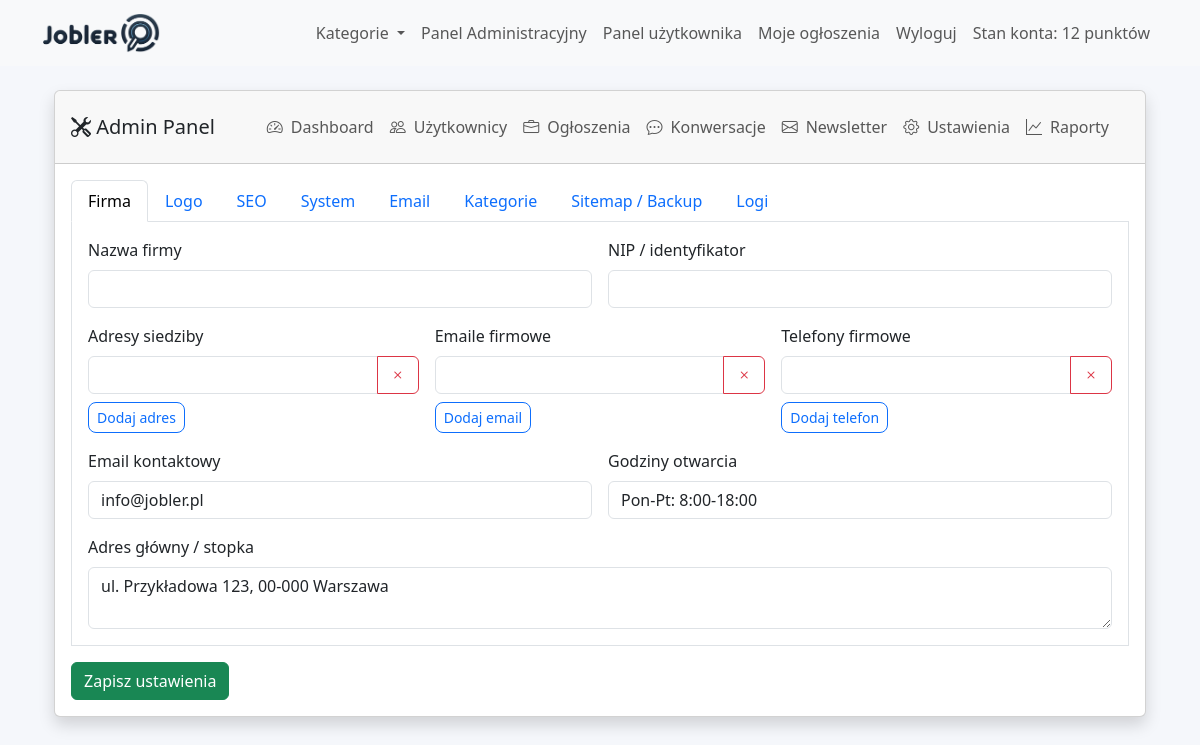
Page /views/admin/site_settings.php (signed in) on the committed database.
### tables this page shows
CREATE TABLE `site_settings` (
  `id` int(11) NOT NULL,
  `title` varchar(255) NOT NULL,
  `logo` varchar(255) NOT NULL,
  `categories` text DEFAULT NULL,
  `meta_description` text DEFAULT NULL,
  `meta_keywords` text DEFAULT NULL,
  `max_ads` int(11) DEFAULT 10,
  `promotion_fee` decimal(10,2) DEFAULT 10.00,
  `facebook_url` varchar(255) DEFAULT NULL,
  `twitter_url` varchar(255) DEFAULT NULL,
  `instagram_url` varchar(255) DEFAULT NULL,
  `linkedin_url` varchar(255) DEFAULT NULL,
  `contact_email` varchar(255) DEFAULT NULL,
  `contact_phone` varchar(50) DEFAULT NULL,
  `contact_address` text DEFAULT NULL,
  `business_hours` varchar(255) DEFAULT NULL,
  `created_at` timestamp NOT NULL DEFAULT current_timestamp(),
  `updated_at` timestamp NOT NULL DEFAULT current_timestamp() ON UPDATE current_timestamp(),
  `allow_registration` tinyint(1) NOT NULL DEFAULT 0,
  `smtp_server` varchar(255) DEFAULT NULL,
  `smtp_port` int(11) DEFAULT NULL,
  `smtp_username` varchar(255) DEFAULT NULL,
  `smtp_password` varchar(255) DEFAULT NULL,
  `default_language` varchar(10) NOT NULL DEFAULT 'pl',
  `layout_variant` varchar(50) NOT NULL DEFAULT 'classic',
  `company_name` varchar(255) DEFAULT NULL,
  `company_tax_id` varchar(50) DEFAULT NULL,
  `company_addresses` text DEFAULT NULL,
  `company_emails` text DEFAULT NULL,
  `company_phones` text DEFAULT NULL,
  `favicon` varchar(255) DEFAULT NULL,
  `meta_title` varchar(255) DEFAULT NULL,
  `maintenance_mode` tinyint(1) NOT NULL DEFAULT 0,
  `maintenance_message` text DEFAULT NULL,
  `email_templates` mediumtext DEFAULT NULL,
  `sitemap_enabled` tinyint(1) NOT NULL DEFAULT 1,
  `sitemap_last_generated` datetime DEFAULT NULL,
  `last_system_backup` varchar(255) DEFAULT NULL,
  `last_database_backup` varchar(255) DEFAULT NULL
);

### models/SiteSettings.php (called while the page is built, shortened)
<?php
class SiteSettings {
    private $pdo;
    public function __construct($pdo = null) {
        $this->pdo = $pdo ?: Database::getConnection();
    }
    private function ensureSettingsColumns() {
        $stmt = $this->pdo->query("SHOW COLUMNS FROM site_settings");
        $existingColumns = $stmt ? $stmt->fetchAll(PDO::FETCH_COLUMN) : [];
    }
    public function getSettings() {
        $this->ensureSettingsColumns();
        $query = $this->pdo->query("SELECT * FROM site_settings LIMIT 1");
        $result = $query->fetch(PDO::FETCH_ASSOC);
        return $result;
    }
}
?>

### views/admin/site_settings.php (the view, shortened to what this page needs)
<?php
include_once('../../models/SiteSettings.php');
$pdo = Database::getConnection();
$settingsModel = new SiteSettings($pdo);
function safeEcho($value, $default = '') {
    return htmlspecialchars((string)($value ?? $default), ENT_QUOTES, 'UTF-8');
}
function decodeListSetting($value) {
    $decoded = json_decode((string)$value, true);
    return is_array($decoded) ? array_values(array_filter(array_map('trim', $decoded))) : [];
}
$currentSettings = $settingsModel->getSettings();
$companyAddresses = decodeListSetting($currentSettings['company_addresses'] ?? '[]');
$companyEmails = decodeListSetting($currentSettings['company_emails'] ?? '[]');
$companyPhones = decodeListSetting($currentSettings['company_phones'] ?? '[]');
?>
<?php include '../partials/header.php'; ?>
<div class="container-fluid">
    <div class="row">
        <div class="col-md-12 col-lg-12 main-content">
            <div class="card shadow">
                <div class="card-header d-flex justify-content-between align-items-center">
                    <h5 class="mb-0"><i class="bi bi-tools"></i> Admin Panel</h5>
                    <nav class="nav"><?php include 'sidebar.php'; ?></nav>
                </div>
                <div class="card-body">
                    <form method="POST" enctype="multipart/form-data" id="settingsForm">
                        <ul class="nav nav-tabs" id="settingsTabs" role="tablist">
                            <li class="nav-item"><button class="nav-link active" data-bs-toggle="tab" data-bs-target="#companyTab" type="button">Firma</button></li>
                            <li class="nav-item"><button class="nav-link" data-bs-toggle="tab" data-bs-target="#brandingTab" type="button">Logo</button></li>
                            <li class="nav-item"><button class="nav-link" data-bs-toggle="tab" data-bs-target="#seoTab" type="button">SEO</button></li>
                            <li class="nav-item"><button class="nav-link" data-bs-toggle="tab" data-bs-target="#systemTab" type="button">System</button></li>
                            <li class="nav-item"><button class="nav-link" data-bs-toggle="tab" data-bs-target="#emailTab" type="button">Email</button></li>
                            <li class="nav-item"><button class="nav-link" data-bs-toggle="tab" data-bs-target="#categoriesTab" type="button">Kategorie</button></li>
                            <li class="nav-item"><button class="nav-link" data-bs-toggle="tab" data-bs-target="#maintenanceTab" type="button">Sitemap / Backup</button></li>
                            <li class="nav-item"><button class="nav-link" data-bs-toggle="tab" data-bs-target="#logsTab" type="button">Logi</button></li>
                        </ul>
                        <div class="tab-content border border-top-0 p-3">
                            <div class="tab-pane fade show active" id="companyTab">
                                <div class="row g-3">
                                    <div class="col-md-6"><label class="form-label">Nazwa firmy</label><input name="company_name" class="form-control" value="<?= safeEcho($currentSettings['company_name'] ?? '') ?>"></div>
                                    <div class="col-md-6"><label class="form-label">NIP / identyfikator</label><input name="company_tax_id" class="form-control" value="<?= safeEcho($currentSettings['company_tax_id'] ?? '') ?>"></div>
                                    <div class="col-md-4"><label class="form-label">Adresy siedziby</label><div class="multi-field" data-name="company_addresses"><?php foreach ($companyAddresses ?: [''] as $value): ?><div class="input-group mb-2"><input name="company_addresses[]" class="form-control" value="<?= safeEcho($value) ?>"><button type="button" class="btn btn-outline-danger remove-field"><i class="bi bi-x"></i></button></div><?php endforeach; ?></div><button type="button" class="btn btn-sm btn-outline-primary add-field">Dodaj adres</button></div>
                                    <div class="col-md-4"><label class="form-label">Emaile firmowe</label><div class="multi-field" data-name="company_emails"><?php foreach ($companyEmails ?: [''] as $value): ?><div class="input-group mb-2"><input type="email" name="company_emails[]" class="form-control" value="<?= safeEcho($value) ?>"><button type="button" class="btn btn-outline-danger remove-field"><i class="bi bi-x"></i></button></div><?php endforeach; ?></div><button type="button" class="btn btn-sm btn-outline-primary add-field">Dodaj email</button></div>
                                    <div class="col-md-4"><label class="form-label">Telefony firmowe</label><div class="multi-field" data-name="company_phones"><?php foreach ($companyPhones ?: [''] as $value): ?><div class="input-group mb-2"><input name="company_phones[]" class="form-control" value="<?= safeEcho($value) ?>"><button type="button" class="btn btn-outline-danger remove-field"><i class="bi bi-x"></i></button></div><?php endforeach; ?></div><button type="button" class="btn btn-sm btn-outline-primary add-field">Dodaj telefon</button></div>
                                    <div class="col-md-6"><label class="form-label">Email kontaktowy</label><input type="email" name="contact_email" class="form-control" value="<?= safeEcho($currentSettings['contact_email'] ?? '') ?>"></div>
                                    <div class="col-md-6"><label class="form-label">Godziny otwarcia</label><input name="business_hours" class="form-control" value="<?= safeEcho($currentSettings['business_hours'] ?? '') ?>"></div>
                                    <div class="col-12"><label class="form-label">Adres główny / stopka</label><textarea name="contact_address" class="form-control" rows="2"><?= safeEcho($currentSettings['contact_address'] ?? '') ?></textarea></div>
                                </div>
                            </div>
                        </div>
                        <button type="submit" class="btn btn-success mt-3">Zapisz ustawienia</button>
                    </form>
                </div>
            </div>
        </div>
    </div>
</div>
<?php include '../partials/footer.php'; ?>

### css/style.css (style rules this page uses)
:root { --primary-color: #4e73df; --secondary-color: #f8f9fc; --accent-color: #36b9cc; --text-dark: #5a5c69; --border-radius: 12px; }
body { background-color: #f5f7fb; font-family: 'Segoe UI', Tahoma, Geneva, Verdana, sans-serif; }
.btn-outline-primary { border-radius: 8px; }

### rows in the picture
site_settings: contact_email "info@jobler.pl", business_hours "Pon-Pt: 8:00-18:00", contact_address "ul. Przykładowa 123, 00-000 Warszawa"

### other values in the picture
$_SESSION['user_account_balance'] "12"
